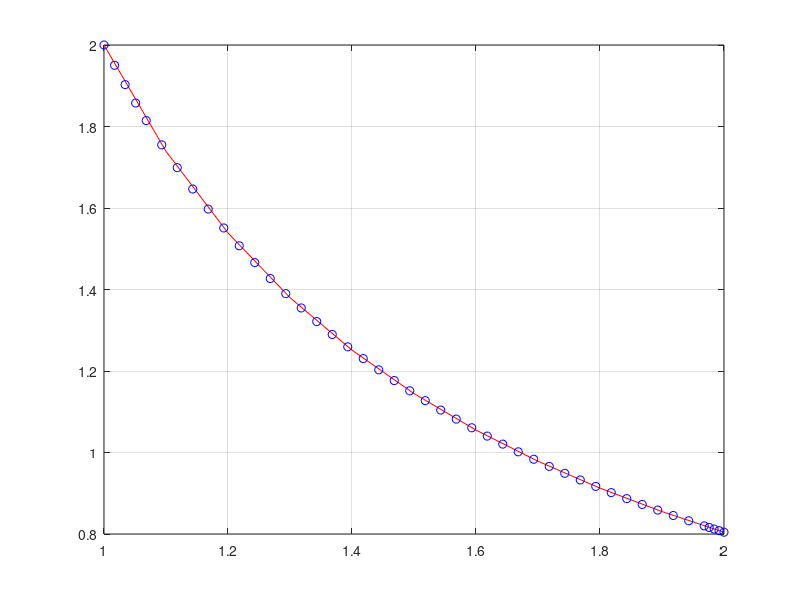

MATLAB code for this plot:
function []= LaboratoryWork2()
tau = 0.1;
t0 = 1;
tk = 2;
b=0.5;
f = @(t,u)(1/t^2-u/t-b*u^2);
T = t0:tau:tk;
U(1) = 2;
[t,u]=ode45(f,[t0,tk],U(1));
for j=1:length(T)-1
    k1=tau*f(T(j), U(j));
    k2=tau*f(T(j)+tau/2, U(j)+k1(1)/2 );
    k3=tau*f(T(j)+tau/2, U(j)+k2(1)/2);
    k4=tau*f(T(j)+tau, U(j)+k3(1));
    dU = (k1+2*k2+2*k3+k4)/6;
    U(j+1)=U(j) + dU(1);
end 
plot(T,U,'r',t,u,'ob'); grid on;
